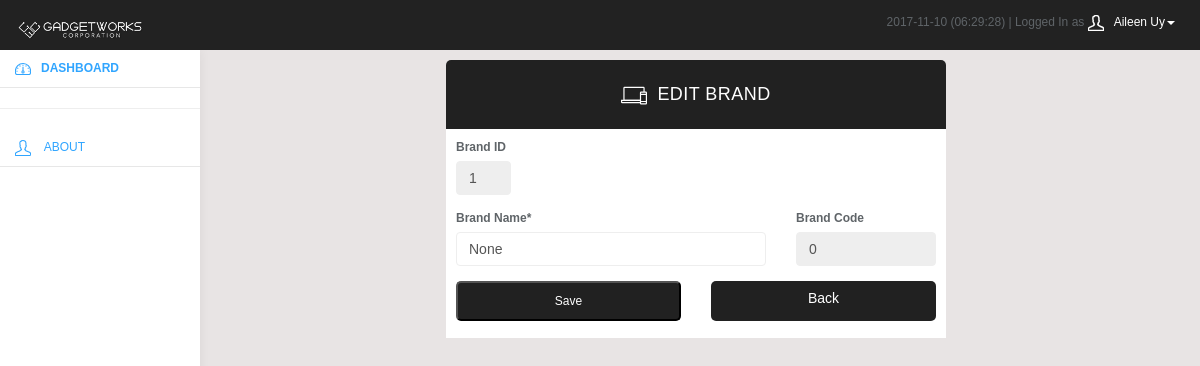
The page /branch/brand_edit.php?type=1 (signed in) on the database its author committed.
### tables this page shows
CREATE TABLE `entity` (
  `ID` int(11) NOT NULL AUTO_INCREMENT,
  `Name` varchar(120) NOT NULL,
  `Address` varchar(225) NOT NULL,
  `Phone` varchar(120) NOT NULL,
  `Birthdate` datetime NOT NULL,
  `Username` varchar(120) NOT NULL,
  `Password` varchar(45) NOT NULL,
  `Level` int(11) NOT NULL,
  `Type` int(11) NOT NULL,
  `Mark` int(11) NOT NULL,
  PRIMARY KEY (`ID`)
);

CREATE TABLE `brand` (
  `ID` int(11) NOT NULL AUTO_INCREMENT,
  `Code` int(11) NOT NULL DEFAULT '0',
  `Name` varchar(45) NOT NULL DEFAULT '',
  PRIMARY KEY (`ID`)
);

### branch/brand_edit.php (the view, shortened to what this page needs)
<?php
	require_once("../resource/database/hive.php");
	$id = $_GET['type'];
?>
<html>
	<link href="../resource/graphics/css/sb-admin-2.css" rel="stylesheet">
	<?php require_once("../resource/sections/branch_header.php"); ?>
	<body>
		<?php require_once("../resource/sections/branch_banner.php"); ?>
		<?php require_once("../resource/sections/branch_menu.php"); ?>
		<div class="col-sm-9 col-sm-offset-3 col-lg-10 col-lg-offset-2 main">
			<div class="form_class">
				<div class="form_title"><div class="panel-heading"><svg class="glyph stroked laptop computer and mobile"><use xlink:href="#stroked-laptop-computer-and-mobile"/></use></svg>EDIT BRAND</div></div>
						<?php
							require_once("../resource/database/hive.php");
							$brand = mysqli_query($mysqli, "SELECT * FROM `brand` WHERE `ID` = '$id'");
							$brandinfo = $brand->fetch_assoc();
							$name = $brandinfo['Name'];
							$code = $brandinfo['Code'];
						?>
					<div class="form_content">
						<form class="form-horizontal" method=post action="<?php echo $_SERVER['PHP_SELF'];?>">
								<div class="form-group">
									<div class="col-sm-2">
										<label for="id">Brand ID</label>
										<input name="id" type="text" class="form-control" placeholder="ID" value=<?php echo "'".$id."'"; ?> readonly>
									</div>
								</div>
								<div class="form-group">
									<div class="col-sm-8">
										<label for="name">Brand Name*</label>
										<input name="name" type="text" class="form-control" placeholder="Brand Name" value=<?php echo "'".$name."'"; ?> required>
									</div>
									<div class="col-sm-4">
										<label for="code">Brand Code</label>
										<input name="code" type="text" class="form-control" placeholder="Brand Code" value=<?php echo "'".$code."'"; ?> readonly>
									</div>
								</div>
								<div class="form-group">
									<div class="col-sm-offset-0 col-sm-6">
										<button type="submit" class="form_button">Save</button>
									</div>
									<div class="col-sm-offset-0 col-sm-6">
									<a class="btn form_button" href="brand.php" role="button">Back</a>
								</div>
							</div>
						</form>
						</div>
					</div>
				</div>
	</body>
</html>

### resource/sections/branch_banner.php (shortened to what this page needs)
<nav class="navbar navbar-inverse navbar-fixed-top" role="navigation">
		<div class="container-fluid">
			<div class="navbar-header">
				<a class="navbar-brand" href="index.php"><img src="/resource/images/gwbannerlogo2.png" height="30" alt="Banner Image"/></a>
				<ul class="user-menu">
					<li class="dropdown pull-right">
						<?php
							require_once("../resource/database/hive.php");
							$date_today = date("Y-m-d");
							$userID = $_SESSION['id'];
							$myname = mysqli_query($mysqli, "SELECT `Name` FROM `entity` WHERE `ID` = '$userID'");
							$myname = mysqli_fetch_row($myname);
							$userName = $myname[0];
							echo $date_today.' (<span id="clock"><script type="text/javascript">startclock();</script></span>) | Logged In as <a href="#" class="dropdown-toggle" data-toggle="dropdown"><svg class="glyph stroked male-user"><use xlink:href="#stroked-male-user"></use></svg>'.$userName.'<span class="caret"></span></a>
						<ul class="dropdown-menu" role="menu">
							<li><a href="#"><svg class="glyph stroked male-user"><use xlink:href="#stroked-male-user"></use></svg> Profile</a></li>
							<li><a href="about_profile.php"><svg class="glyph stroked gear"><use xlink:href="#stroked-gear"></use></svg> Settings</a></li>
							<li><a href="logout.php"><svg class="glyph stroked cancel"><use xlink:href="#stroked-cancel"></use></svg> Logout</a></li>
						</ul>';
						?>
					</li>
				</ul>
			</div>
		</div>
	</nav>

### resource/graphics/css/sb-admin-2.css (style rules this page uses)
body { background-color: #f8f8f8; }

### branch/css/styles.css (style rules this page uses)
body { background: #f1f4f7; padding-top: 50px; color: #5f6468; }
a, a:hover, a:focus { color: #30a5ff; }
.form-control { border: 1px solid #eee; box-shadow: none; }
.navbar-header .navbar-brand { color: #fff; font-size: 16px; text-transform: uppercase; font-weight: 500; letter-spacing: 2px; }
.panel-heading { font-size: 18px; font-weight: 300; letter-spacing: 0.025em; height: 66px; line-height: 45px; }
.navbar { border: 0; }
.user-menu { display: inline-block; margin-top: 14px; margin-right: 10px; float: right; list-style: none; padding: 0; }
.user-menu a { color: #fff; }
@media (min-width: 768px) { .navbar-header { width: 100%; } }
.sidebar .glyph, .user-menu .glyph { height: 16px; width: 16px; margin: 0 10px 0 0; stroke-width: 3px; }
.user-menu .glyph { stroke-width: 4px; }
.alert .glyph, .panel-heading .glyph { width: 26px; height: 26px; margin: 0 10px 0 0; stroke-width: 2px; }

### resource/graphics/css/clinic_standard.css (style rules this page uses)
body { background:#E8E4E4; margin: 0px 2% 0px 2%; font-family: helvetica; font-size:12px; }
.form_class { margin:10px auto 5px auto; max-width:500px; background:white; border-radius: 5px; }
.form_title { background:#212121; color:white; text-align:center; padding: 2px 0px 1px 0px; -webkit-border-top-left-radius: 5px; -webkit-border-top-right-radius: 5px; -moz-border-radius-topleft: 5px; -moz-border-radius-topright: 5px; border-top-left-radius: 5px; border-top-right-radius: 5px }
.form_content { padding:10px 10px 2px 10px; background:white; }
.form_button { border-radius: 5px; width:100%; height:40px; text-align:center; background:#212121; color:white; }

### rows shown on the page
entity: Name "Aileen Uy"
brand: name "None", code "0"
